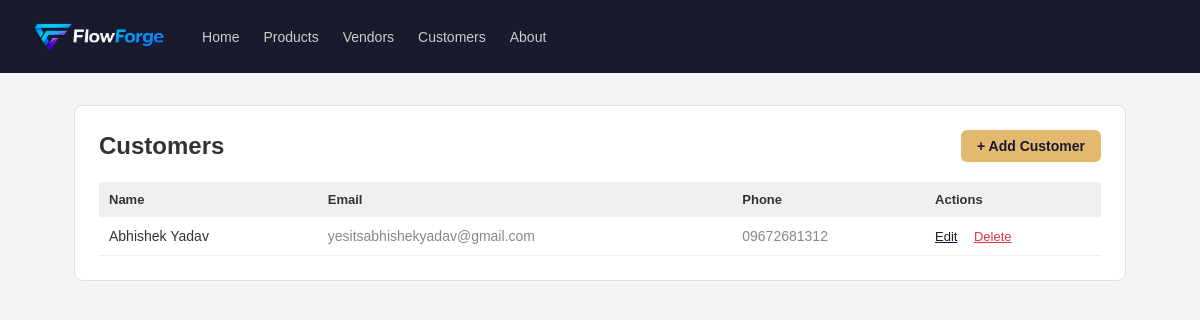
The page /customers on the database as committed earlier.
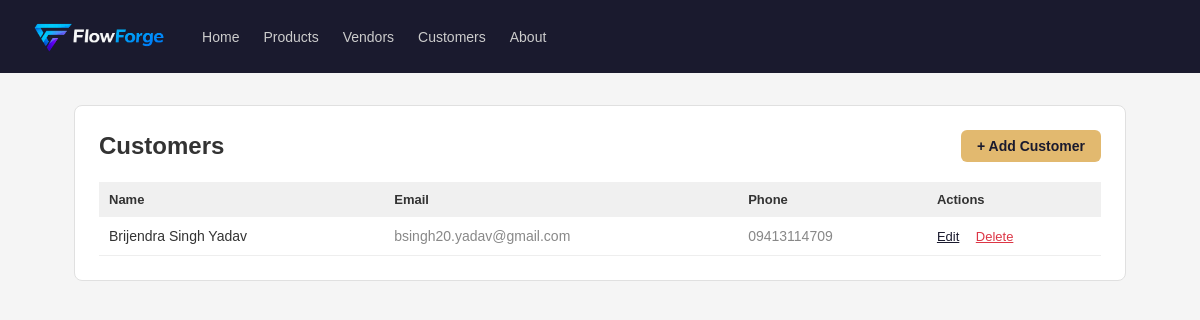
The same page on the database as committed later.
### tables this page shows
CREATE TABLE customers (
            id INTEGER PRIMARY KEY AUTOINCREMENT,
            name TEXT NOT NULL,
            email TEXT,
            phone TEXT,
            address TEXT
        );

### App.py (the view)
@app.route('/customers')
def customers_list():
    db = get_db()
    customers = db.execute('SELECT * FROM customers').fetchall()
    db.close()
    return render_template('customers/list.html', customers=customers)

### database.py (called while the page is built)
def get_db():
    conn = sqlite3.connect(DATABASE)
    conn.row_factory = sqlite3.Row
    return conn

### templates/customers/list.html (shortened to what this page needs)
{% extends "base.html" %}
{% block content %}
<div class="card">
    <div style="display: flex; justify-content: space-between; align-items: center;">
        <h2>Customers</h2>
        <a href="/customers/add" style="background: #e2b96f; color: #1a1a2e; padding: 8px 16px;
           border-radius: 6px; text-decoration: none; font-size: 14px; font-weight: 600;">
            + Add Customer
        </a>
    </div>
    <table style="width: 100%; border-collapse: collapse; margin-top: 20px;">
        <thead>
            <tr style="background: #f0f0f0;">
                <th style="padding: 10px; text-align: left; font-size: 13px;">Name</th>
                <th style="padding: 10px; text-align: left; font-size: 13px;">Email</th>
                <th style="padding: 10px; text-align: left; font-size: 13px;">Phone</th>
                <th style="padding: 10px; text-align: left; font-size: 13px;">Actions</th>
            </tr>
        </thead>
        <tbody>
            {% for customer in customers %}
            <tr style="border-bottom: 1px solid #eee;">
                <td style="padding: 10px; font-size: 14px;">{{ customer['name'] }}</td>
                <td style="padding: 10px; font-size: 14px; color: #888;">{{ customer['email'] or '—' }}</td>
                <td style="padding: 10px; font-size: 14px; color: #888;">{{ customer['phone'] or '—' }}</td>
                <td style="padding: 10px;">
                    <a href="/customers/edit/{{ customer['id'] }}"
                       style="font-size: 13px; color: #1a1a2e; margin-right: 12px;">Edit</a>
                    <a href="/customers/delete/{{ customer['id'] }}"
                       style="font-size: 13px; color: #dc3545;"
                       onclick="return confirm('Delete karna chahte ho?')">Delete</a>
                </td>
            </tr>
            {% else %}
            <tr>
                <td colspan="4" style="padding: 20px; text-align: center; color: #aaa; font-size: 14px;">
                    Koi customer nahi abhi. "+ Add Customer" click karo!
                </td>
            </tr>
            {% endfor %}
        </tbody>
    </table>
</div>
{% endblock %}

Rows that differ between the two databases and show on the page:
removed customers: name "Abhishek Yadav", email "yesitsabhishekyadav@gmail.com", phone "09672681312"
added customers: name "Brijendra Singh Yadav", email "bsingh20.yadav@gmail.com", phone "09413114709"
